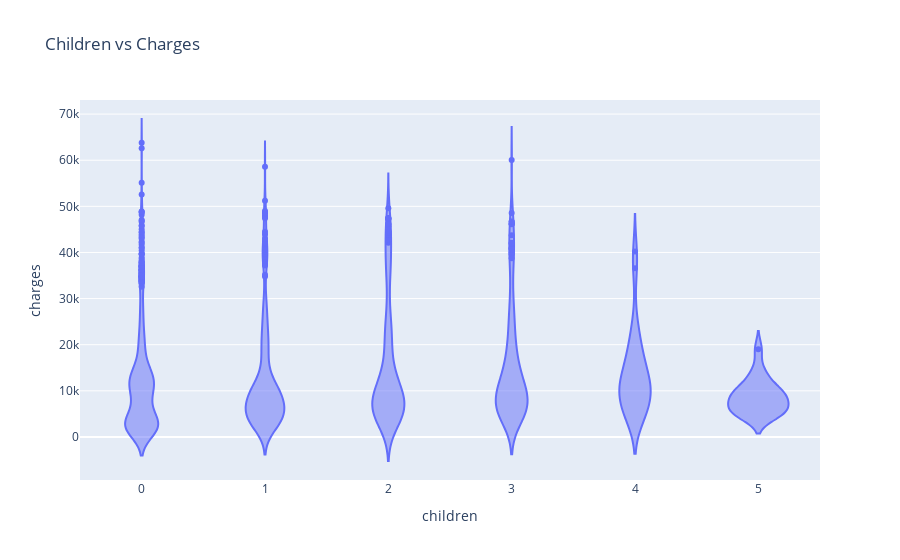

This figure's notebook cell:
### Code cell
px.violin(medical_df,
x = 'children', 
y = 'charges',
title = 'Children vs Charges')

### Figure 1 — Plotly figure (JSON) as saved in the notebook; plotly's stock layout.template omitted (floating-point values rounded to 4 significant figures; data arrays with more than 128 entries replaced by an {"elided": "..."} marker saying what was removed)
{"data": [{"alignmentgroup": "True", "box": {"visible": false}, "hovertemplate": "children=%{x}<br>charges=%{y}<extra></extra>", "legendgroup": "", "marker": {"color": "#636efa"}, "name": "", "offsetgroup": "", "orientation": "v", "scalegroup": "True", "showlegend": false, "type": "violin", "x": {"elided": "1338 int values"}, "x0": " ", "xaxis": "x", "y": {"elided": "1338 float values"}, "y0": " ", "yaxis": "y"}], "layout": {"legend": {"tracegroupgap": 0}, "title": {"text": "Children vs Charges"}, "violinmode": "group", "xaxis": {"anchor": "y", "domain": [0, 1], "title": {"text": "children"}}, "yaxis": {"anchor": "x", "domain": [0, 1], "title": {"text": "charges"}}}}
